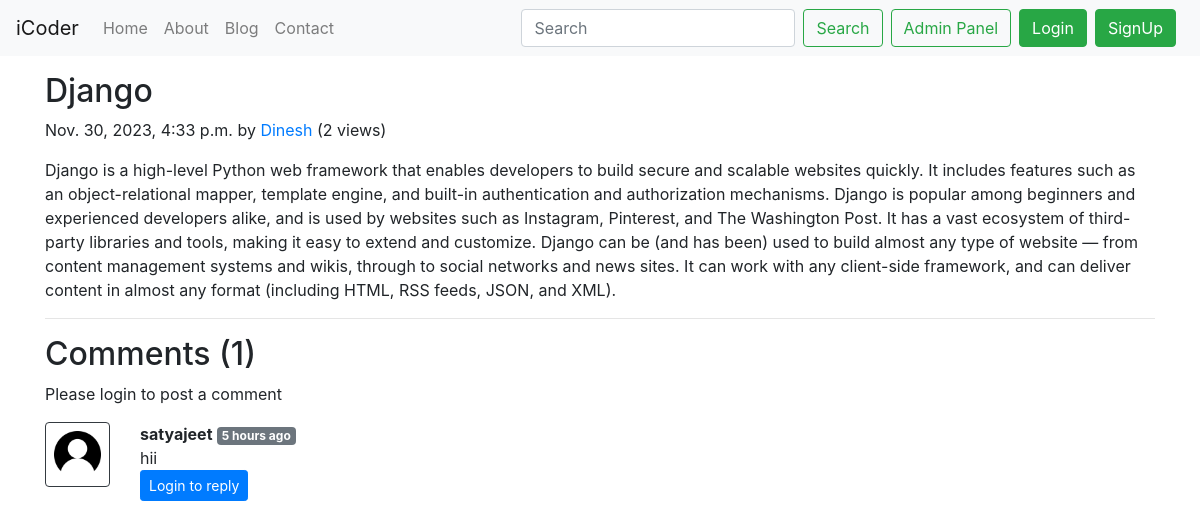
The app's page /blog/third-post with its own data.
### blog/models.py (models this page shows, shortened)
class Post(models.Model):
    sno=models.AutoField(primary_key=True)
    title=models.CharField(max_length=255)
    author=models.CharField(max_length=14)
    slug=models.CharField(max_length=130)
    timeStamp=models.DateTimeField(blank=True)
    content=models.TextField()
    views= models.IntegerField(default=0)

class BlogComment(models.Model):
    sno= models.AutoField(primary_key=True)
    comment=models.TextField()
    user=models.ForeignKey(User, on_delete=models.CASCADE)
    post=models.ForeignKey(Post, on_delete=models.CASCADE)
    parent=models.ForeignKey('self',on_delete=models.CASCADE, null=True )
    timestamp= models.DateTimeField(default=now)

### blog/views.py (the view)
# urls.py: path('<str:slug>', views.blogPost, name="blogpost"),
def blogPost(request, slug):
    post=Post.objects.filter(slug=slug).first()
    post.views= post.views +1
    post.save()
    comments= BlogComment.objects.filter(post=post,parent=None)
    replies= BlogComment.objects.filter(post=post).exclude(parent=None)
    replyDict={}
    for reply in replies:
        if reply.parent.sno not in replyDict.keys():
            replyDict[reply.parent.sno]=[reply]
        else:
            replyDict[reply.parent.sno].append(reply)
    context={'post':post, 'comments': comments, 'user': request.user, 'replyDict': replyDict}
    return render(request,'blog/blogPost.html',context)

### blog/templatetags/extras.py (called while the page is built)
@register.filter(name='get_val')
def get_val(dict, key):
    return dict.get(key)

### templates/blog/blogPost.html (shortened to what this page needs)
{% extends 'base.html' %}
{% block body %}
{% load humanize %}
{% load extras %}
<div class="container my-3">
    <h2 class="blog-post-title">{{post.title}}</h2>
    <p class="blog-post-meta">{{post.timeStamp}} by <a href="/about">{{post.author}}</a> (<span>{{post.views}} views</span>)</p>
    <p>{{post.content|safe}}</p>
    <hr>
</div>
<div class="container">
    <h2>Comments ({{comments.count}})</h2>
    <div class="my-2">
        {% if user.is_authenticated %}
        <form action="/blog/postComment" method="post">
            {% csrf_token %}
            <div class="form-group">
                <label for="exampleInputEmail1">Post Comment </label>
                <input type="text" class="form-control" name="comment" placeholder="Enter comment here">
            </div>
            <input type="hidden" name="postSno" value="{{post.sno}}">
            <input type="hidden" name="parentSno" value="">
            <button type="submit" class="btn btn-primary">Submit</button>
        </form>
        {% else %}
        Please login to post a comment
        {% endif %}
    </div>
    {% for comment in comments %}
    <div class="row my-3">
        <div class="col-md-1  ">
            <img class="rounded mx-auto d-block w-100 border border-dark p-2" src="/static/img/user.png" alt="user">
        </div>
        <div class="col-md-11 ">
            <b>{{comment.user.username}}</b>
            <span class="badge badge-secondary">{{comment.timestamp|naturaltime}}</span>
            <div> {{comment.comment}} </div>
            <div class="reply mx-0">
                {% if user.is_authenticated %}
                <button class="btn btn-sm btn-primary" type="button" data-toggle="collapse"
                    data-target="#replyBox{{comment.sno}}" aria-expanded="false"
                    aria-controls="replyBox{{comment.sno}}">
                    Reply
                </button>
                <div class="collapse" id="replyBox{{comment.sno}}">
                    <div class="card card-body my-2">
                        <form action="/blog/postComment" method="post">
                            {% csrf_token %}
                            <div class="form-group">
                                <label for="comment">Post a reply </label>
                                <input type="text" class="form-control" name="comment" placeholder="Enter comment here">
                                <input type="hidden" name="parentSno" value="{{comment.sno}}">
                            </div>
                            <input type="hidden" name="postSno" value="{{post.sno}}">
                            <button type="submit" class="btn btn-primary">Submit</button>
                        </form>
                    </div>
                </div>
                {% else %}
                <button class="btn btn-sm btn-primary" type="button" data-toggle="collapse"
                    data-target="#replyBox{{comment.sno}}" aria-expanded="false"
                    aria-controls="replyBox{{comment.sno}}">
                    Login to reply
                </button>
                {% endif %}
            </div>
        </div>
    </div>
    {% endfor %}
</div>
{% endblock %}

### records on screen
Post: title "Django", timeStamp "Nov. 30, 2023, 4:33 p.m.", author "Dinesh", views "2", content "Django is a high-level Python web framework that enables developers to build secure and scalable websites quickly. It includes features such as an object-relational mapper, template engine, and built-in authentication and authorization mechanisms. Django is popular among beginners and experienced developers alike, and is used by websites such as Instagram, Pinterest, and The Washington Post. It has a vast ecosystem of third-party libraries and tools, making it easy to extend and customize. Django can be (and has been) used to build almost any type of website — from content management systems and wikis, through to social networks and news sites. It can work with any client-side framework,…"
BlogComment: user.username "satyajeet", timestamp "5 hours ago", comment "hii"

### other values on screen
{{ comments.count }} "1"
